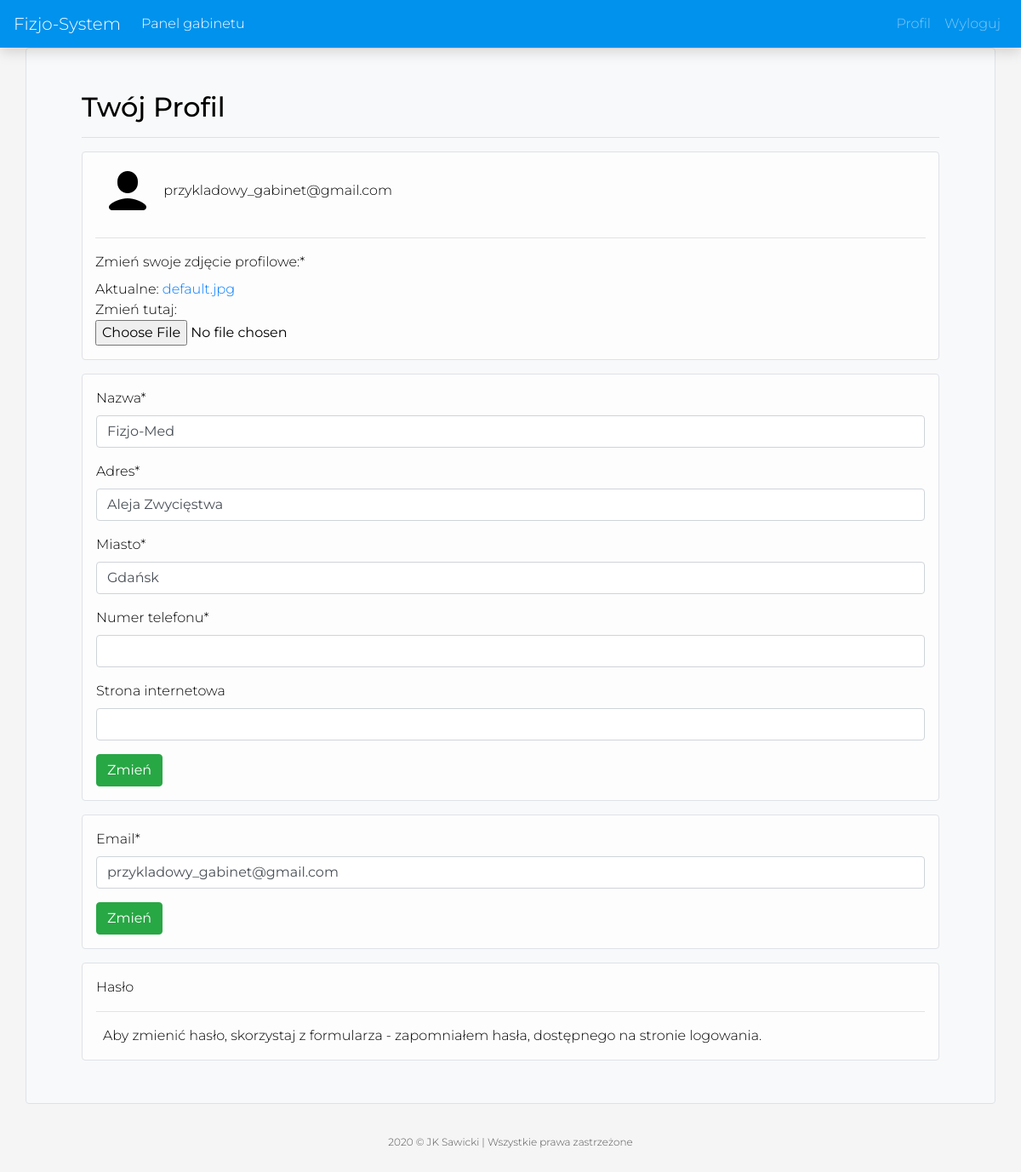
The page /account/profile/office/ (signed in) on the database its author committed.
### users/models.py (models this page shows, shortened)
class User(AbstractUser):
    is_patient = models.BooleanField(default=False)
    is_office = models.BooleanField(default=False)
    username = models.CharField(max_length=40, unique=False, default='')
    email = models.EmailField(unique=True, error_messages={
            'unique': _("Użytkownik z takim adresem email już istnieje."),
        },)
    USERNAME_FIELD = 'email'
    REQUIRED_FIELDS = []

class Profile(models.Model):
    user = models.OneToOneField(User, on_delete=models.CASCADE)
    image = models.ImageField(default='default.jpg', upload_to='profile_pics')

class Office(models.Model):
    user = models.OneToOneField(User, on_delete=models.CASCADE, primary_key=True)
    name = models.CharField(max_length=50)
    address = models.CharField(max_length=100)
    city = models.CharField(max_length=100)
    phone_number = models.CharField(max_length=9)
    website = models.CharField(max_length=20)

### users/views/profile.py (the view, shortened to what this page needs)
# urls.py: path('profile/office/', profile.OfficeProfile.as_view(), name='profile-office'),
@method_decorator([login_required], name='dispatch')
class OfficeProfile(View):
    template_name = 'users/profile.html'
    def get(self, request):
        p_form = ProfileUpdateForm(instance=request.user.profile)
        o_form = OfficeUpdateForm(instance=request.user.office)
        u_form = UsersUpdateForm(instance=request.user)
        context = {
            'o_form': o_form,
            'p_form': p_form,
            'u_form': u_form
        }
        return render(request, self.template_name, context)

### users/forms.py
class OfficeUpdateForm(forms.ModelForm):
    website = forms.CharField(required=False)
    phone_number = forms.CharField()
    def __init__(self, *args, **kwargs):
        super(OfficeUpdateForm, self).__init__(*args, **kwargs)
        label = ['Nazwa', 'Adres', 'Miasto', 'Numer telefonu', 'Strona internetowa']
        for i, field_name in enumerate(['name', 'address', 'city', 'phone_number', 'website']):
            self.fields[field_name].help_text = None
            self.fields[field_name].label = label[i]
    class Meta:
        model = Office
        fields = ['name', 'address', 'city', 'phone_number', 'website']

class ProfileUpdateForm(forms.ModelForm):
    image = forms.ImageField(label="Zmień swoje zdjęcie profilowe:", widget=MyClearableFileInput)
    class Meta:
        model = Profile
        fields = ['image']

### users/templates/users/profile.html (shortened to what this page needs)
{% extends 'Physiotherapy_Management_System/base_panel_patient.html' %}
{% load static %}
{% load crispy_forms_tags %}
{% block content %}
    <div class="container border rounded bg-light">
        <div class="form">
            <h2>Twój Profil</h2>
            <hr>
            <div class="container border rounded bcg-white mb-3 pt-2">
                <img class="rounded-circle avatar p-2" src="{{ user.profile.image.url }}">
                {{ user.email }}
                <hr>
                <form method="post" enctype="multipart/form-data">
                    {{ p_form|crispy }}
            </div>
            <div class="container border rounded bcg-white p-3 mb-3">
                {{ o_form|crispy }}
                <button type="submit" class="btn btn-success">Zmień</button>
            </div>
            <div class="container border rounded bcg-white p-3 mb-3">
                {{ u_form|crispy }}
                <button type="submit" class="btn btn-success">Zmień</button>
            </div>
            <div class="container border rounded bcg-white p-3">
                Hasło
                <hr>
                <span class="p-2">Aby zmienić hasło, skorzystaj z formularza - zapomniałem hasła, dostępnego na stronie logowania.</span>
            </div>
        </div>
    </div>
{% endblock content %}

### users/static/css/navbar.css (style rules this page uses)
body { -moz-osx-font-smoothing: grayscale; -ms-flex-direction: column; -webkit-box-direction: normal; -webkit-box-orient: vertical; -webkit-font-smoothing: antialiased; background: #f5f5f5; color: black; flex-direction: column; font-family: Montserrat, sans-serif; font-size: 1em; font-weight: 300; margin: 0; }

### users/static/css/mystyle.css (style rules this page uses)
.form { margin: 50px; }
a:hover, a:visited, a:link, a:active { text-decoration: none; }
.bcg-white { background-color: #fdfdfd; }

### rows shown on the page
User: profile.image (placeholder picture), email "przykladowy_gabinet@gmail.com"
Office: name "Fizjo-Med", address "Aleja Zwycięstwa", city "Gdańsk"
